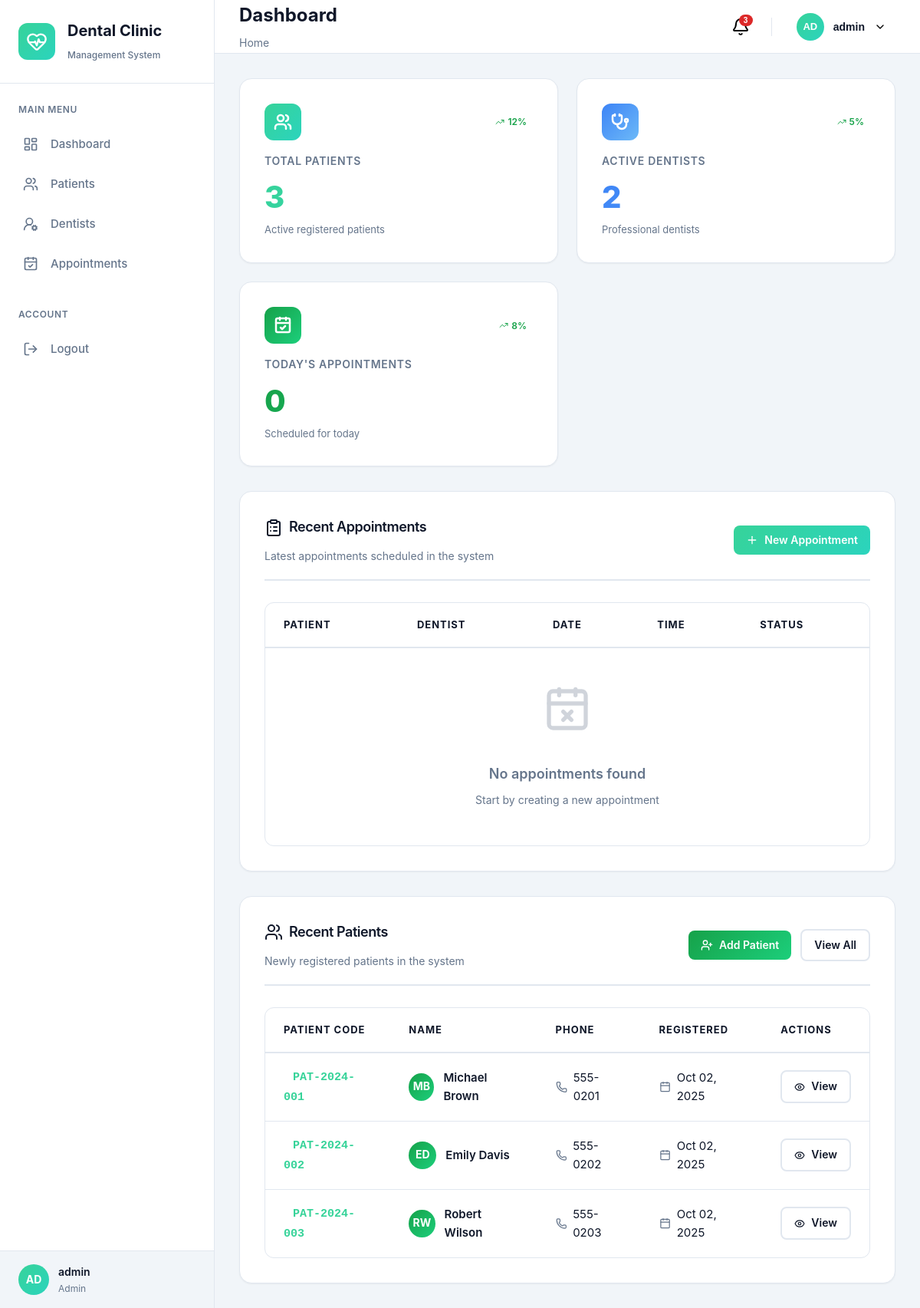
Screenshot of /public/ (signed in) with the database file from the repository.
### tables this page shows
CREATE TABLE IF NOT EXISTS patients (
    id INT AUTO_INCREMENT PRIMARY KEY,
    patient_code VARCHAR(20) UNIQUE NOT NULL,
    first_name VARCHAR(50) NOT NULL,
    last_name VARCHAR(50) NOT NULL,
    date_of_birth DATE NOT NULL,
    gender ENUM('male', 'female', 'other') NOT NULL,
    phone VARCHAR(20) NOT NULL,
    email VARCHAR(100),
    address TEXT,
    emergency_contact_name VARCHAR(100),
    emergency_contact_phone VARCHAR(20),
    blood_type VARCHAR(5),
    allergies TEXT,
    medical_conditions TEXT,
    profile_photo VARCHAR(255),
    status ENUM('active', 'inactive') DEFAULT 'active',
    created_at TIMESTAMP DEFAULT CURRENT_TIMESTAMP,
    updated_at TIMESTAMP DEFAULT CURRENT_TIMESTAMP ON UPDATE CURRENT_TIMESTAMP
);

### app/views/home/index.php (the view, shortened to what the rows shown need)
<?php require_once '../app/views/layouts/header.php'; ?>
<div class="card" style="margin-bottom: 2rem;">
    <div class="card-header">
        <div class="card-header-content">
            <h2 class="card-title">
                <i data-lucide="clipboard-list" style="width: 24px; height: 24px; display: inline-block; vertical-align: middle; margin-right: 0.5rem;"></i>
                Recent Appointments
            </h2>
        </div>
    </div>
    <div class="card-content">
        <div class="table-wrapper">
            <table class="table">
                <thead>
                    <tr>
                        <th>Patient</th>
                        <th>Dentist</th>
                        <th>Date</th>
                        <th>Time</th>
                        <th>Status</th>
                    </tr>
                </thead>
            </table>
        </div>
    </div>
</div>
<div class="card">
    <div class="card-header">
        <div class="card-header-content">
            <h2 class="card-title">
                <i data-lucide="users" style="width: 24px; height: 24px; display: inline-block; vertical-align: middle; margin-right: 0.5rem;"></i>
                Recent Patients
            </h2>
        </div>
    </div>
    <div class="card-content">
        <div class="table-wrapper">
            <table class="table">
                <thead>
                    <tr>
                        <th>Patient Code</th>
                        <th>Name</th>
                        <th>Phone</th>
                        <th>Registered</th>
                        <th>Actions</th>
                    </tr>
                </thead>
                <tbody>
                    <?php if (!empty($data['recent_patients'])): ?>
                        <?php foreach ($data['recent_patients'] as $patient): ?>
                            <tr>
                                <td>
                                    <span style="font-family: 'Courier New', monospace; font-weight: 700; color: hsl(var(--primary)); background: hsla(var(--primary), 0.1); padding: 0.25rem 0.75rem; border-radius: 6px;">
                                        <?php echo $patient->patient_code; ?>
                                    </span>
                                </td>
                                <td>
                                    <div style="display: flex; align-items: center; gap: 0.75rem;">
                                        <div style="width: 36px; height: 36px; border-radius: 50%; background: var(--gradient-success); color: white; display: flex; align-items: center; justify-content: center; font-weight: 700; font-size: 0.875rem;">
                                            <?php echo strtoupper(substr($patient->first_name, 0, 1) . substr($patient->last_name, 0, 1)); ?>
                                        </div>
                                        <div>
                                            <div style="font-weight: 600;"><?php echo $patient->first_name . ' ' . $patient->last_name; ?></div>
                                        </div>
                                    </div>
                                </td>
                                <td>
                                    <div style="display: flex; align-items: center; gap: 0.5rem;">
                                        <i data-lucide="phone" style="width: 16px; height: 16px; color: hsl(var(--muted-foreground));"></i>
                                        <span><?php echo $patient->phone; ?></span>
                                    </div>
                                </td>
                                <td>
                                    <div style="display: flex; align-items: center; gap: 0.5rem;">
                                        <i data-lucide="calendar" style="width: 16px; height: 16px; color: hsl(var(--muted-foreground));"></i>
                                        <span><?php echo date('M d, Y', strtotime($patient->created_at)); ?></span>
                                    </div>
                                </td>
                                <td>
                                    <div class="table-actions">
                                        <a href="<?php echo APP_URL; ?>/public/patient/detail/<?php echo $patient->id; ?>" class="btn btn-sm btn-outline">
                                            <i data-lucide="eye" style="width: 14px; height: 14px;"></i>
                                            View
                                        </a>
                                    </div>
                                </td>
                            </tr>
                        <?php endforeach; ?>
                    <?php endif; ?>
                </tbody>
            </table>
        </div>
    </div>
</div>
<?php require_once '../app/views/layouts/footer.php'; ?>

### rows the page displays
patients: patient_code "PAT-2024-001", first_name+last_name "MB", first_name "Michael", last_name "Brown", phone "555-0201", created_at "Oct 02, 2025"
patients: patient_code "PAT-2024-002", first_name+last_name "ED", first_name "Emily", last_name "Davis", phone "555-0202", created_at "Oct 02, 2025"
patients: patient_code "PAT-2024-003", first_name+last_name "RW", first_name "Robert", last_name "Wilson", phone "555-0203", created_at "Oct 02, 2025"

### other values shown
substr($_SESSION['username'], 0, 2) "AD"
$_SESSION['username'] "admin"
$_SESSION['role'] "Admin"
$data['title'] "Dashboard"
$data['patient_count'] "3"
$data['dentist_count'] "2"
$data['today_appointments'] "0"
